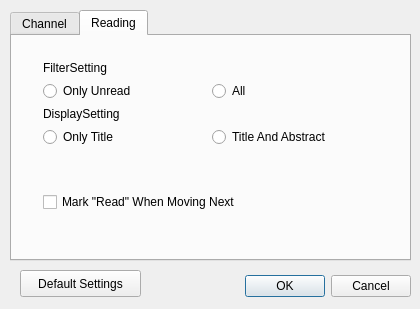
<?xml version="1.0" encoding="UTF-8"?>
<ui version="4.0">
 <class>SettingsDialog</class>
 <widget class="QDialog" name="SettingsDialog">
  <property name="geometry">
   <rect>
    <x>0</x>
    <y>0</y>
    <width>420</width>
    <height>309</height>
   </rect>
  </property>
  <property name="windowTitle">
   <string>Dialog</string>
  </property>
  <widget class="QDialogButtonBox" name="buttonBox">
   <property name="geometry">
    <rect>
     <x>70</x>
     <y>270</y>
     <width>341</width>
     <height>32</height>
    </rect>
   </property>
   <property name="orientation">
    <enum>Qt::Horizontal</enum>
   </property>
   <property name="standardButtons">
    <set>QDialogButtonBox::Cancel|QDialogButtonBox::Ok</set>
   </property>
  </widget>
  <widget class="QTabWidget" name="tabWidget">
   <property name="geometry">
    <rect>
     <x>10</x>
     <y>10</y>
     <width>401</width>
     <height>251</height>
    </rect>
   </property>
   <property name="currentIndex">
    <number>1</number>
   </property>
   <widget class="QWidget" name="tab">
    <attribute name="title">
     <string>Channel</string>
    </attribute>
    <layout class="QGridLayout" name="gridLayout_2">
     <item row="0" column="0">
      <widget class="QGroupBox" name="groupBox">
       <property name="title">
        <string>GroupBox</string>
       </property>
       <layout class="QGridLayout" name="gridLayout">
        <item row="0" column="0">
         <widget class="QLabel" name="label">
          <property name="minimumSize">
           <size>
            <width>60</width>
            <height>27</height>
           </size>
          </property>
          <property name="maximumSize">
           <size>
            <width>60</width>
            <height>27</height>
           </size>
          </property>
          <property name="text">
           <string>RefTime</string>
          </property>
         </widget>
        </item>
        <item row="0" column="1">
         <widget class="QComboBox" name="comboBox"/>
        </item>
        <item row="0" column="2">
         <spacer name="horizontalSpacer">
          <property name="orientation">
           <enum>Qt::Horizontal</enum>
          </property>
          <property name="sizeType">
           <enum>QSizePolicy::Fixed</enum>
          </property>
          <property name="sizeHint" stdset="0">
           <size>
            <width>20</width>
            <height>20</height>
           </size>
          </property>
         </spacer>
        </item>
        <item row="1" column="0" colspan="2">
         <layout class="QHBoxLayout" name="horizontalLayout_2">
          <item>
           <widget class="QLabel" name="label_2">
            <property name="text">
             <string>SavNumber</string>
            </property>
           </widget>
          </item>
          <item>
           <widget class="QLineEdit" name="lineEdit_2"/>
          </item>
         </layout>
        </item>
        <item row="2" column="0" colspan="2">
         <widget class="QCheckBox" name="checkBox">
          <property name="text">
           <string>Allow Refresh After Login</string>
          </property>
         </widget>
        </item>
        <item row="3" column="0" colspan="2">
         <widget class="QCheckBox" name="checkBox_2">
          <property name="text">
           <string>Allow Auto Refresh</string>
          </property>
         </widget>
        </item>
       </layout>
      </widget>
     </item>
    </layout>
   </widget>
   <widget class="QWidget" name="tab_2">
    <attribute name="title">
     <string>Reading</string>
    </attribute>
    <widget class="QWidget" name="">
     <property name="geometry">
      <rect>
       <x>31</x>
       <y>25</y>
       <width>331</width>
       <height>151</height>
      </rect>
     </property>
     <layout class="QVBoxLayout" name="verticalLayout">
      <item>
       <widget class="QLabel" name="label_3">
        <property name="text">
         <string>FilterSetting</string>
        </property>
       </widget>
      </item>
      <item>
       <layout class="QHBoxLayout" name="horizontalLayout">
        <item>
         <widget class="QRadioButton" name="radioButton">
          <property name="text">
           <string>Only Unread</string>
          </property>
         </widget>
        </item>
        <item>
         <widget class="QRadioButton" name="radioButton_2">
          <property name="text">
           <string>All</string>
          </property>
         </widget>
        </item>
       </layout>
      </item>
      <item>
       <widget class="QLabel" name="label_4">
        <property name="text">
         <string>DisplaySetting</string>
        </property>
       </widget>
      </item>
      <item>
       <layout class="QHBoxLayout" name="horizontalLayout_3">
        <item>
         <widget class="QRadioButton" name="radioButton_3">
          <property name="text">
           <string>Only Title</string>
          </property>
         </widget>
        </item>
        <item>
         <widget class="QRadioButton" name="radioButton_4">
          <property name="text">
           <string>Title And Abstract</string>
          </property>
         </widget>
        </item>
       </layout>
      </item>
      <item>
       <spacer name="verticalSpacer">
        <property name="orientation">
         <enum>Qt::Vertical</enum>
        </property>
        <property name="sizeHint" stdset="0">
         <size>
          <width>20</width>
          <height>18</height>
         </size>
        </property>
       </spacer>
      </item>
      <item>
       <widget class="QCheckBox" name="checkBox_3">
        <property name="text">
         <string>Mark &quot;Read&quot; When Moving Next</string>
        </property>
       </widget>
      </item>
     </layout>
    </widget>
   </widget>
  </widget>
  <widget class="QPushButton" name="ResumeButton">
   <property name="geometry">
    <rect>
     <x>20</x>
     <y>270</y>
     <width>121</width>
     <height>27</height>
    </rect>
   </property>
   <property name="text">
    <string>Default Settings</string>
   </property>
  </widget>
 </widget>
 <resources/>
 <connections>
  <connection>
   <sender>buttonBox</sender>
   <signal>accepted()</signal>
   <receiver>SettingsDialog</receiver>
   <slot>accept()</slot>
   <hints>
    <hint type="sourcelabel">
     <x>248</x>
     <y>254</y>
    </hint>
    <hint type="destinationlabel">
     <x>157</x>
     <y>274</y>
    </hint>
   </hints>
  </connection>
  <connection>
   <sender>buttonBox</sender>
   <signal>rejected()</signal>
   <receiver>SettingsDialog</receiver>
   <slot>reject()</slot>
   <hints>
    <hint type="sourcelabel">
     <x>316</x>
     <y>260</y>
    </hint>
    <hint type="destinationlabel">
     <x>286</x>
     <y>274</y>
    </hint>
   </hints>
  </connection>
 </connections>
</ui>
